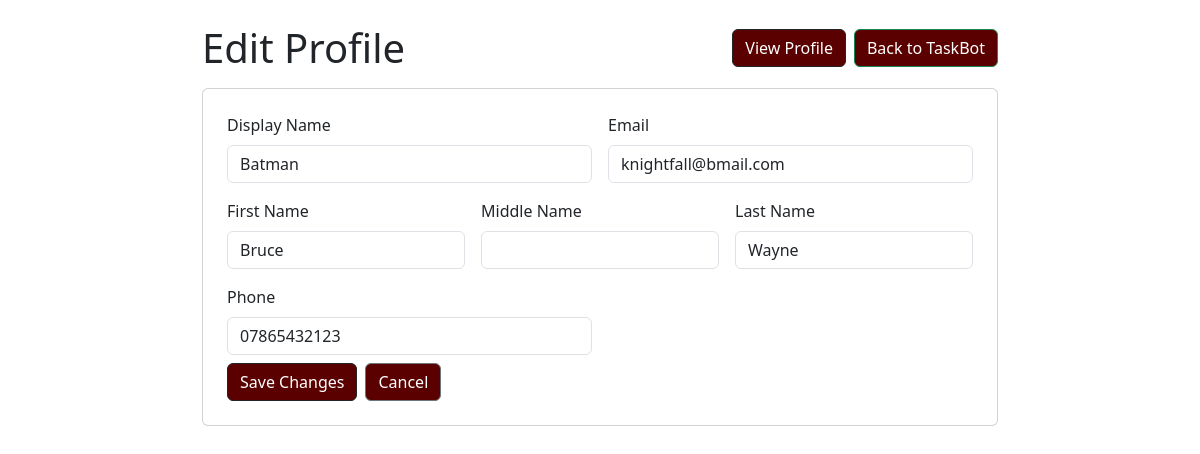
/editprofile.php (signed in), run on an earlier commit of the app's database.
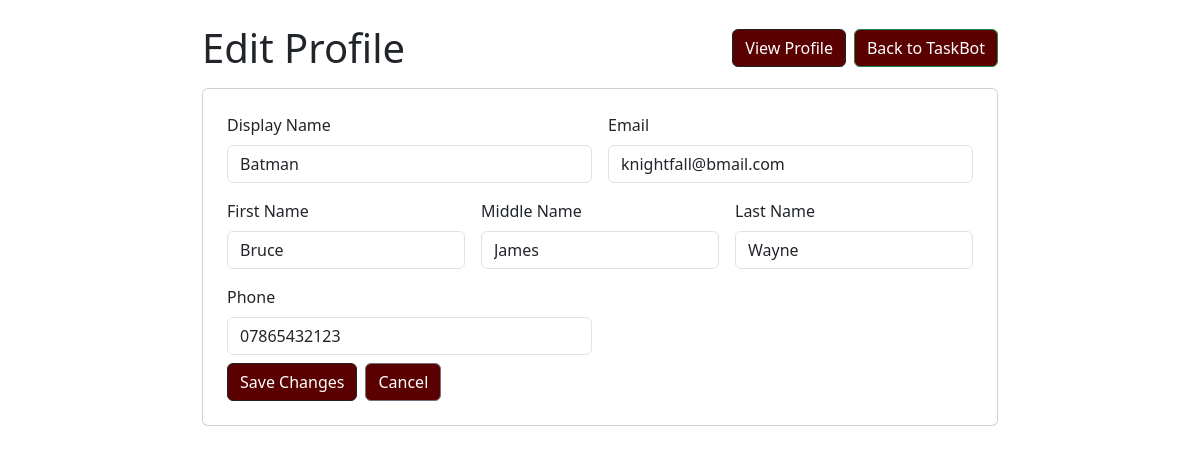
And on a later commit of the database.
### tables this page shows
CREATE TABLE Users ( 

  UserID      INTEGER PRIMARY KEY AUTOINCREMENT, 

  RoleID      INTEGER NOT NULL, 

  DisplayName TEXT NOT NULL, 

  FirstName   TEXT NOT NULL, 

  MiddleName  TEXT DEFAULT ' ', 

  LastName    TEXT NOT NULL, 

  Email       TEXT NOT NULL UNIQUE, 

  Phone       TEXT UNIQUE, 

  IsActive    INTEGER NOT NULL DEFAULT 1, 

  LastLoginAt DATETIME DEFAULT CURRENT_TIMESTAMP, 

  FOREIGN KEY (RoleID) REFERENCES Role(RoleID) 

    ON UPDATE CASCADE 

    ON DELETE CASCADE 

);

### editprofile.php (the view, shortened to what this page needs)
<?php
require_once "db.php";
$userId = (int)$_SESSION['userId'];
$stmt2 = $db->prepare("
  SELECT DisplayName, FirstName, MiddleName, LastName, Email, Phone
  FROM Users
  WHERE UserID = :uid
  LIMIT 1
");
$stmt2->bindValue(":uid", $userId, SQLITE3_INTEGER);
$res2 = $stmt2->execute();
$user = $res2->fetchArray(SQLITE3_ASSOC);
?>
<!doctype html>
<html lang="en">
<head>
  <link rel="stylesheet" href="/TaskBot/style.css">
  <link rel="stylesheet" href="/TaskBot/a11y.css">
  <link href="https://cdn.jsdelivr.net/npm/bootstrap@5.3.0/dist/css/bootstrap.min.css" rel="stylesheet">
</head>
<body class="p-4">
  <div class="container" style="max-width: 820px;">
    <div class="d-flex justify-content-between align-items-center mb-3">
      <h1 class="m-0">Edit Profile</h1>
      <div class="d-flex gap-2 flex-wrap">
        <a class="btn btn-outline-dark" href="/TaskBot/viewprofile.php">View Profile</a>
        <a class="btn btn-success" href="/TaskBot/index.php?page=home">Back to TaskBot</a>
      </div>
    </div>
    <div class="card p-4">
      <form method="POST" class="row g-3">
        <div class="col-md-6">
          <label class="form-label">Display Name</label>
          <input class="form-control" name="displayName" required value="<?= htmlspecialchars($user['DisplayName'] ?? '') ?>">
        </div>
        <div class="col-md-6">
          <label class="form-label">Email</label>
          <input class="form-control" type="email" name="email" required value="<?= htmlspecialchars($user['Email'] ?? '') ?>">
        </div>
        <div class="col-md-4">
          <label class="form-label">First Name</label>
          <input class="form-control" name="firstName" required value="<?= htmlspecialchars($user['FirstName'] ?? '') ?>">
        </div>
        <div class="col-md-4">
          <label class="form-label">Middle Name</label>
          <input class="form-control" name="middleName" value="<?= htmlspecialchars($user['MiddleName'] ?? '') ?>">
        </div>
        <div class="col-md-4">
          <label class="form-label">Last Name</label>
          <input class="form-control" name="lastName" required value="<?= htmlspecialchars($user['LastName'] ?? '') ?>">
        </div>
        <div class="col-md-6">
          <label class="form-label">Phone</label>
          <input class="form-control" type="tel" name="phone" value="<?= htmlspecialchars($user['Phone'] ?? '') ?>">
        </div>
        <div class="col-12 d-flex gap-2 flex-wrap mt-2">
          <button class="btn btn-dark" type="submit">Save Changes</button>
          <a class="btn btn-outline-secondary" href="/TaskBot/viewprofile.php">Cancel</a>
        </div>
      </form>
    </div>
  </div>
</body>
</html>

What changed in the data, as far as the page shows it:
changed users "Batman": middleName (not shown) → "James"
